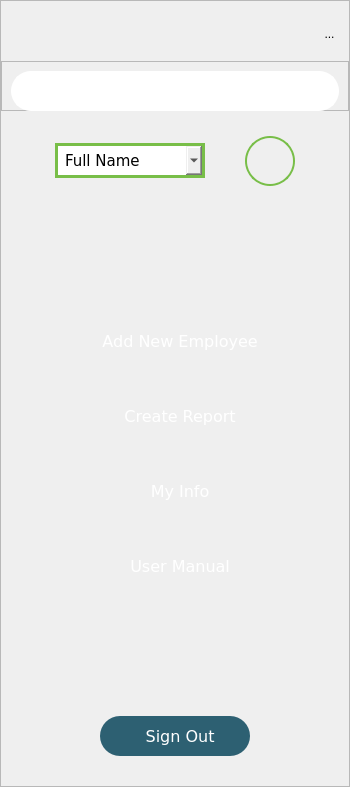
     <widget class="QFrame" name="sideBar_frame">
      <property name="sizePolicy">
       <sizepolicy hsizetype="Fixed" vsizetype="Preferred">
        <horstretch>0</horstretch>
        <verstretch>0</verstretch>
       </sizepolicy>
      </property>
      <property name="minimumSize">
       <size>
        <width>350</width>
        <height>0</height>
       </size>
      </property>
      <property name="styleSheet">
       <string notr="true">background-color: rgb(22, 24, 25);

QLineEdit QMenu {
background-color: white;
}

QLineEdit QMenu::item {
color: black;
}

QLineEdit QMenu::item::selected { 
color: rgb(255, 0, 0)
}

</string>
      </property>
      <property name="frameShape">
       <enum>QFrame::StyledPanel</enum>
      </property>
      <property name="frameShadow">
       <enum>QFrame::Raised</enum>
      </property>
      <layout class="QVBoxLayout" name="verticalLayout" stretch="0,1,3,1,1,1,1,1,1,1,1,0">
       <property name="spacing">
        <number>15</number>
       </property>
       <property name="leftMargin">
        <number>0</number>
       </property>
       <property name="topMargin">
        <number>20</number>
       </property>
       <property name="rightMargin">
        <number>0</number>
       </property>
       <property name="bottomMargin">
        <number>30</number>
       </property>
       <item>
        <layout class="QHBoxLayout" name="collapse_horizontalLayout">
         <property name="spacing">
          <number>0</number>
         </property>
         <property name="bottomMargin">
          <number>0</number>
         </property>
         <item>
          <spacer name="collapse_horizontalSpacer">
           <property name="orientation">
            <enum>Qt::Horizontal</enum>
           </property>
           <property name="sizeHint" stdset="0">
            <size>
             <width>40</width>
             <height>20</height>
            </size>
           </property>
          </spacer>
         </item>
         <item>
          <widget class="QToolButton" name="collapse_toolButton">
           <property name="cursor">
            <cursorShape>PointingHandCursor</cursorShape>
           </property>
           <property name="styleSheet">
            <string notr="true">QToolButton {
border-style: solid;
border-width: 0px;
border-color: transparent;
padding: 4px;
padding-left: 10px;
padding-right: 10px;
}

QToolButton:hover {
border-width: 2px;
}

QToolButton:pressed {
border-width: 4px;
}</string>
           </property>
           <property name="text">
            <string>...</string>
           </property>
           <property name="icon">
            <iconset resource="Resources.qrc">
             <normaloff>:/icons/assets/png/arrow-left.png</normaloff>:/icons/assets/png/arrow-left.png</iconset>
           </property>
           <property name="iconSize">
            <size>
             <width>25</width>
             <height>25</height>
            </size>
           </property>
          </widget>
         </item>
        </layout>
       </item>
       <item>
        <widget class="QFrame" name="frame_13">
         <property name="minimumSize">
          <size>
           <width>0</width>
           <height>50</height>
          </size>
         </property>
         <property name="autoFillBackground">
          <bool>false</bool>
         </property>
         <property name="frameShape">
          <enum>QFrame::StyledPanel</enum>
         </property>
         <property name="frameShadow">
          <enum>QFrame::Raised</enum>
         </property>
         <layout class="QVBoxLayout" name="verticalLayout_7">
          <item>
           <widget class="QLineEdit" name="search_lineEdit">
            <property name="sizePolicy">
             <sizepolicy hsizetype="MinimumExpanding" vsizetype="Fixed">
              <horstretch>0</horstretch>
              <verstretch>0</verstretch>
             </sizepolicy>
            </property>
            <property name="minimumSize">
             <size>
              <width>230</width>
              <height>40</height>
             </size>
            </property>
            <property name="font">
             <font>
              <family>Verdana</family>
              <pointsize>11</pointsize>
             </font>
            </property>
            <property name="styleSheet">
             <string notr="true">border-style: outset;
border-width: 2px;
border-radius: 20px;
border-color: white;
color: white;
padding: 4px;
padding-left: 10px;
padding-right: 5px;</string>
            </property>
            <property name="inputMask">
             <string/>
            </property>
            <property name="placeholderText">
             <string>Search</string>
            </property>
           </widget>
          </item>
         </layout>
        </widget>
       </item>
       <item>
        <layout class="QGridLayout" name="searchField_gridLayout" columnstretch="0,0,0,0,0">
         <property name="topMargin">
          <number>10</number>
         </property>
         <property name="bottomMargin">
          <number>15</number>
         </property>
         <property name="spacing">
          <number>0</number>
         </property>
         <item row="0" column="2">
          <spacer name="searchField_horizontalSpacer2">
           <property name="orientation">
            <enum>Qt::Horizontal</enum>
           </property>
           <property name="sizeType">
            <enum>QSizePolicy::Maximum</enum>
           </property>
           <property name="sizeHint" stdset="0">
            <size>
             <width>40</width>
             <height>20</height>
            </size>
           </property>
          </spacer>
         </item>
         <item row="0" column="1">
          <widget class="QComboBox" name="searchField_comboBox">
           <property name="sizePolicy">
            <sizepolicy hsizetype="MinimumExpanding" vsizetype="MinimumExpanding">
             <horstretch>0</horstretch>
             <verstretch>0</verstretch>
            </sizepolicy>
           </property>
           <property name="minimumSize">
            <size>
             <width>150</width>
             <height>30</height>
            </size>
           </property>
           <property name="maximumSize">
            <size>
             <width>220</width>
             <height>35</height>
            </size>
           </property>
           <property name="font">
            <font>
             <family>Verdana</family>
             <pointsize>11</pointsize>
            </font>
           </property>
           <property name="cursor">
            <cursorShape>PointingHandCursor</cursorShape>
           </property>
           <property name="styleSheet">
            <string notr="true">QComboBox {
border-style: outset;
border: 3px solid rgb(120, 190, 72);
padding-left: 7px
}

QComboBox::drop-down {
    image: url(:/icons/assets/png/icons8-sort-down-96.png);
    width: 22px;
    height: 35px;
    padding-right: 6px;
	padding-top: 2px;
    subcontrol-position: right;
    subcontrol-origin:margin;
}

QComboBox::drop-down:hover {
 	width: 25px;
    height: 38px;
}

QComboBox::drop-down:pressed {
   padding-top: 5px;
	 width: 22px;
    height: 35px;
}


</string>
           </property>
           <property name="editable">
            <bool>false</bool>
           </property>
           <property name="currentText">
            <string>Full Name</string>
           </property>
           <item>
            <property name="text">
             <string>Full Name</string>
            </property>
           </item>
           <item>
            <property name="text">
             <string>First Name</string>
            </property>
           </item>
           <item>
            <property name="text">
             <string>Last Name</string>
            </property>
           </item>
           <item>
            <property name="text">
             <string>Employee ID</string>
            </property>
           </item>
          </widget>
         </item>
         <item row="0" column="0">
          <spacer name="searchField_horizontalSpacer1">
           <property name="orientation">
            <enum>Qt::Horizontal</enum>
           </property>
           <property name="sizeType">
            <enum>QSizePolicy::Expanding</enum>
           </property>
           <property name="sizeHint" stdset="0">
            <size>
             <width>40</width>
             <height>20</height>
            </size>
           </property>
          </spacer>
         </item>
         <item row="0" column="3" alignment="Qt::AlignVCenter">
          <widget class="QToolButton" name="search_toolButton">
           <property name="sizePolicy">
            <sizepolicy hsizetype="MinimumExpanding" vsizetype="MinimumExpanding">
             <horstretch>0</horstretch>
             <verstretch>0</verstretch>
            </sizepolicy>
           </property>
           <property name="minimumSize">
            <size>
             <width>50</width>
             <height>50</height>
            </size>
           </property>
           <property name="maximumSize">
            <size>
             <width>50</width>
             <height>50</height>
            </size>
           </property>
           <property name="font">
            <font>
             <pointsize>12</pointsize>
            </font>
           </property>
           <property name="cursor">
            <cursorShape>PointingHandCursor</cursorShape>
           </property>
           <property name="layoutDirection">
            <enum>Qt::LeftToRight</enum>
           </property>
           <property name="styleSheet">
            <string notr="true">QToolButton {
border-style: solid;
border-width: 2px;
border-radius: 25px;
border-color: rgb(120, 190, 72);
padding: 2px;
}

QToolButton:hover {
background-color: rgb(120, 190, 72)
}

QToolButton:pressed {
border-width: 4px;
background-color: rgb(120, 190, 72);
border-color: white;
}</string>
           </property>
           <property name="text">
            <string/>
           </property>
           <property name="icon">
            <iconset resource="Resources.qrc">
             <normaloff>:/icons/assets/png/magnify.png</normaloff>:/icons/assets/png/magnify.png</iconset>
           </property>
           <property name="iconSize">
            <size>
             <width>25</width>
             <height>25</height>
            </size>
           </property>
           <property name="toolButtonStyle">
            <enum>Qt::ToolButtonIconOnly</enum>
           </property>
          </widget>
         </item>
         <item row="0" column="4">
          <spacer name="searchField_horizontalSpacer3">
           <property name="orientation">
            <enum>Qt::Horizontal</enum>
           </property>
           <property name="sizeHint" stdset="0">
            <size>
             <width>40</width>
             <height>20</height>
            </size>
           </property>
          </spacer>
         </item>
        </layout>
       </item>
       <item>
        <spacer name="verticalSpacer_2">
         <property name="orientation">
          <enum>Qt::Vertical</enum>
         </property>
         <property name="sizeType">
          <enum>QSizePolicy::MinimumExpanding</enum>
         </property>
         <property name="sizeHint" stdset="0">
          <size>
           <width>20</width>
           <height>50</height>
          </size>
         </property>
        </spacer>
       </item>
       <item>
        <spacer name="verticalSpacer_22">
         <property name="orientation">
          <enum>Qt::Vertical</enum>
         </property>
         <property name="sizeHint" stdset="0">
          <size>
           <width>20</width>
           <height>40</height>
          </size>
         </property>
        </spacer>
       </item>
       <item alignment="Qt::AlignHCenter|Qt::AlignVCenter">
        <widget class="QToolButton" name="newEmp_toolButton">
         <property name="sizePolicy">
          <sizepolicy hsizetype="MinimumExpanding" vsizetype="Fixed">
           <horstretch>0</horstretch>
           <verstretch>0</verstretch>
          </sizepolicy>
         </property>
         <property name="minimumSize">
          <size>
           <width>300</width>
           <height>60</height>
          </size>
         </property>
         <property name="maximumSize">
          <size>
           <width>1000</width>
           <height>50</height>
          </size>
         </property>
         <property name="font">
          <font>
           <family>Verdana</family>
           <pointsize>12</pointsize>
          </font>
         </property>
         <property name="cursor">
          <cursorShape>PointingHandCursor</cursorShape>
         </property>
         <property name="layoutDirection">
          <enum>Qt::LeftToRight</enum>
         </property>
         <property name="styleSheet">
          <string notr="true">QToolButton {
border-style: none;
color: white;
padding: 4px;
padding-left: 10px;
padding-right: 10px;
}

QToolButton:hover {
border-width: 2px;
border-radius: 20px;
border-color: white;
background-color: rgb(120, 190, 72);
}

QToolButton:pressed {
border-style: outset;
border-width: 3px;
border-color: white;
background-color: rgb(120, 190, 72);
}</string>
         </property>
         <property name="text">
          <string>  Add New Employee</string>
         </property>
         <property name="icon">
          <iconset resource="Resources.qrc">
           <normaloff>:/icons/assets/png/plus.png</normaloff>:/icons/assets/png/plus.png</iconset>
         </property>
         <property name="iconSize">
          <size>
           <width>25</width>
           <height>25</height>
          </size>
         </property>
         <property name="toolButtonStyle">
          <enum>Qt::ToolButtonTextBesideIcon</enum>
         </property>
        </widget>
       </item>
       <item alignment="Qt::AlignHCenter|Qt::AlignVCenter">
        <widget class="QToolButton" name="report_toolButton">
         <property name="sizePolicy">
          <sizepolicy hsizetype="MinimumExpanding" vsizetype="Fixed">
           <horstretch>0</horstretch>
           <verstretch>0</verstretch>
          </sizepolicy>
         </property>
         <property name="minimumSize">
          <size>
           <width>300</width>
           <height>60</height>
          </size>
         </property>
         <property name="maximumSize">
          <size>
           <width>1000</width>
           <height>50</height>
          </size>
         </property>
         <property name="font">
          <font>
           <family>Verdana</family>
           <pointsize>12</pointsize>
          </font>
         </property>
         <property name="cursor">
          <cursorShape>PointingHandCursor</cursorShape>
         </property>
         <property name="layoutDirection">
          <enum>Qt::LeftToRight</enum>
         </property>
         <property name="styleSheet">
          <string notr="true">QToolButton {
border-style: none;
color: white;
padding: 4px;
padding-left: 10px;
padding-right: 10px;
}

QToolButton:hover {
border-width: 2px;
border-radius: 20px;
border-color: white;
background-color: rgb(120, 190, 72);
}

QToolButton:pressed {
border-style: outset;
border-width: 3px;
border-color: white;
background-color: rgb(120, 190, 72);
}</string>
         </property>
         <property name="text">
          <string>  Create Report</string>
         </property>
         <property name="icon">
          <iconset resource="Resources.qrc">
           <normaloff>:/icons/assets/png/report.png</normaloff>:/icons/assets/png/report.png</iconset>
         </property>
         <property name="iconSize">
          <size>
           <width>25</width>
           <height>25</height>
          </size>
         </property>
         <property name="toolButtonStyle">
          <enum>Qt::ToolButtonTextBesideIcon</enum>
         </property>
        </widget>
       </item>
       <item alignment="Qt::AlignHCenter|Qt::AlignVCenter">
        <widget class="QToolButton" name="info_toolButton">
         <property name="sizePolicy">
          <sizepolicy hsizetype="MinimumExpanding" vsizetype="Fixed">
           <horstretch>0</horstretch>
           <verstretch>0</verstretch>
          </sizepolicy>
         </property>
         <property name="minimumSize">
          <size>
           <width>300</width>
           <height>60</height>
          </size>
         </property>
         <property name="maximumSize">
          <size>
           <width>1000</width>
           <height>50</height>
          </size>
         </property>
         <property name="font">
          <font>
           <family>Verdana</family>
           <pointsize>12</pointsize>
          </font>
         </property>
         <property name="cursor">
          <cursorShape>PointingHandCursor</cursorShape>
         </property>
         <property name="layoutDirection">
          <enum>Qt::LeftToRight</enum>
         </property>
         <property name="styleSheet">
          <string notr="true">QToolButton {
border-style: none;
color: white;
padding: 4px;
padding-left: 10px;
padding-right: 10px;
}

QToolButton:hover {
border-width: 2px;
border-radius: 20px;
border-color: white;
background-color: rgb(120, 190, 72);
}

QToolButton:pressed {
border-style: outset;
border-width: 3px;
border-color: white;
background-color: rgb(120, 190, 72);
}</string>
         </property>
         <property name="text">
          <string>  My Info</string>
         </property>
         <property name="icon">
          <iconset resource="Resources.qrc">
           <normaloff>:/icons/assets/png/user-info.png</normaloff>:/icons/assets/png/user-info.png</iconset>
         </property>
         <property name="iconSize">
          <size>
           <width>25</width>
           <height>25</height>
          </size>
         </property>
         <property name="toolButtonStyle">
          <enum>Qt::ToolButtonTextBesideIcon</enum>
         </property>
        </widget>
       </item>
       <item alignment="Qt::AlignHCenter|Qt::AlignVCenter">
        <widget class="QToolButton" name="userManual_toolButton">
         <property name="sizePolicy">
          <sizepolicy hsizetype="MinimumExpanding" vsizetype="Fixed">
           <horstretch>0</horstretch>
           <verstretch>0</verstretch>
          </sizepolicy>
         </property>
         <property name="minimumSize">
          <size>
           <width>300</width>
           <height>60</height>
          </size>
         </property>
         <property name="maximumSize">
          <size>
           <width>1000</width>
           <height>50</height>
          </size>
         </property>
         <property name="font">
          <font>
           <family>Verdana</family>
           <pointsize>12</pointsize>
          </font>
         </property>
         <property name="cursor">
          <cursorShape>PointingHandCursor</cursorShape>
         </property>
         <property name="layoutDirection">
          <enum>Qt::LeftToRight</enum>
         </property>
         <property name="styleSheet">
          <string notr="true">QToolButton {
border-style: none;
color: white;
padding: 4px;
padding-left: 10px;
padding-right: 10px;
}

QToolButton:hover {
border-width: 2px;
border-radius: 20px;
border-color: white;
background-color: rgb(120, 190, 72);
}

QToolButton:pressed {
border-style: outset;
border-width: 3px;
border-color: white;
background-color: rgb(120, 190, 72);
}</string>
         </property>
         <property name="text">
          <string>  User Manual</string>
         </property>
         <property name="icon">
          <iconset resource="Resources.qrc">
           <normaloff>:/icons/assets/png/information.png</normaloff>:/icons/assets/png/information.png</iconset>
         </property>
         <property name="iconSize">
          <size>
           <width>25</width>
           <height>25</height>
          </size>
         </property>
         <property name="toolButtonStyle">
          <enum>Qt::ToolButtonTextBesideIcon</enum>
         </property>
        </widget>
       </item>
       <item>
        <spacer name="verticalSpacer_21">
         <property name="orientation">
          <enum>Qt::Vertical</enum>
         </property>
         <property name="sizeHint" stdset="0">
          <size>
           <width>20</width>
           <height>40</height>
          </size>
         </property>
        </spacer>
       </item>
       <item>
        <spacer name="verticalSpacer">
         <property name="orientation">
          <enum>Qt::Vertical</enum>
         </property>
         <property name="sizeType">
          <enum>QSizePolicy::MinimumExpanding</enum>
         </property>
         <property name="sizeHint" stdset="0">
          <size>
           <width>20</width>
           <height>60</height>
          </size>
         </property>
        </spacer>
       </item>
       <item alignment="Qt::AlignHCenter">
        <widget class="QToolButton" name="signOut_toolButton">
         <property name="sizePolicy">
          <sizepolicy hsizetype="MinimumExpanding" vsizetype="Fixed">
           <horstretch>0</horstretch>
           <verstretch>0</verstretch>
          </sizepolicy>
         </property>
         <property name="minimumSize">
          <size>
           <width>150</width>
           <height>40</height>
          </size>
         </property>
         <property name="maximumSize">
          <size>
           <width>180</width>
           <height>40</height>
          </size>
         </property>
         <property name="font">
          <font>
           <family>Verdana</family>
           <pointsize>12</pointsize>
          </font>
         </property>
         <property name="cursor">
          <cursorShape>PointingHandCursor</cursorShape>
         </property>
         <property name="layoutDirection">
          <enum>Qt::LeftToRight</enum>
         </property>
         <property name="styleSheet">
          <string notr="true">QToolButton {
border-style: none;
color: white;
border-radius: 20px;
padding: 4px;
padding-left: 10px;
padding-right: 10px;
	background-color: rgb(45, 96, 114);
}

QToolButton:hover {
border-width: 2px;
border-color: purple;
background-color: rgb(90, 160, 42)
}

QToolButton:pressed {
border-style: outset;
border-width: 3px;
border-color: white;
background-color: rgb(60, 130, 12)
}</string>
         </property>
         <property name="text">
          <string>  Sign Out</string>
         </property>
         <property name="icon">
          <iconset resource="Resources.qrc">
           <normaloff>:/icons/assets/png/logout.png</normaloff>:/icons/assets/png/logout.png</iconset>
         </property>
         <property name="iconSize">
          <size>
           <width>25</width>
           <height>25</height>
          </size>
         </property>
         <property name="toolButtonStyle">
          <enum>Qt::ToolButtonTextBesideIcon</enum>
         </property>
        </widget>
       </item>
      </layout>
     </widget>
